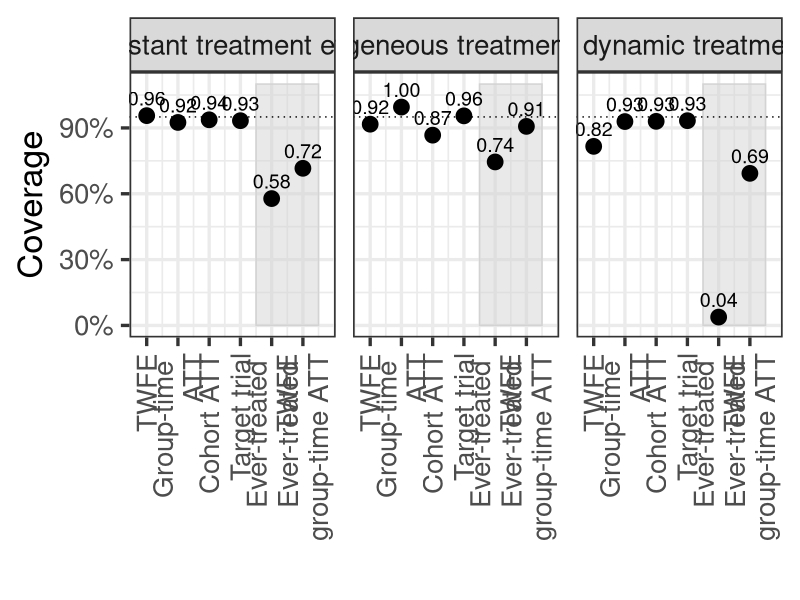
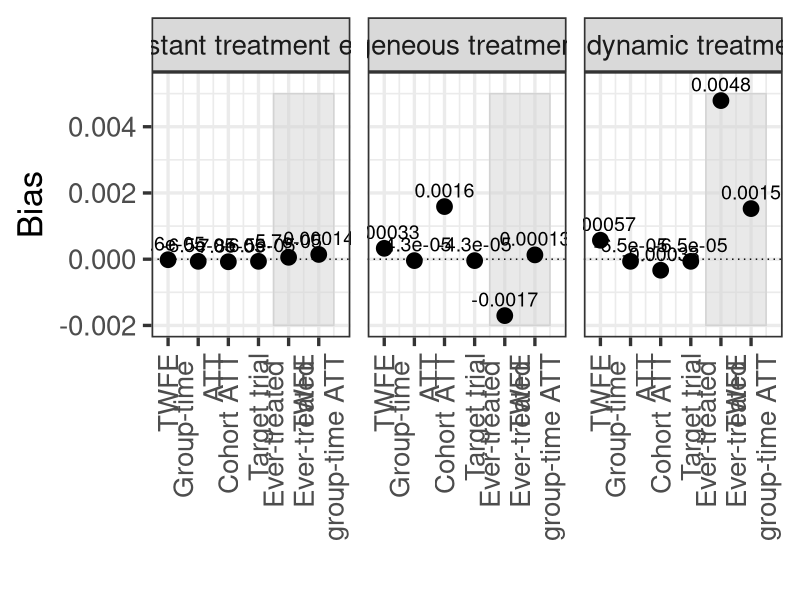
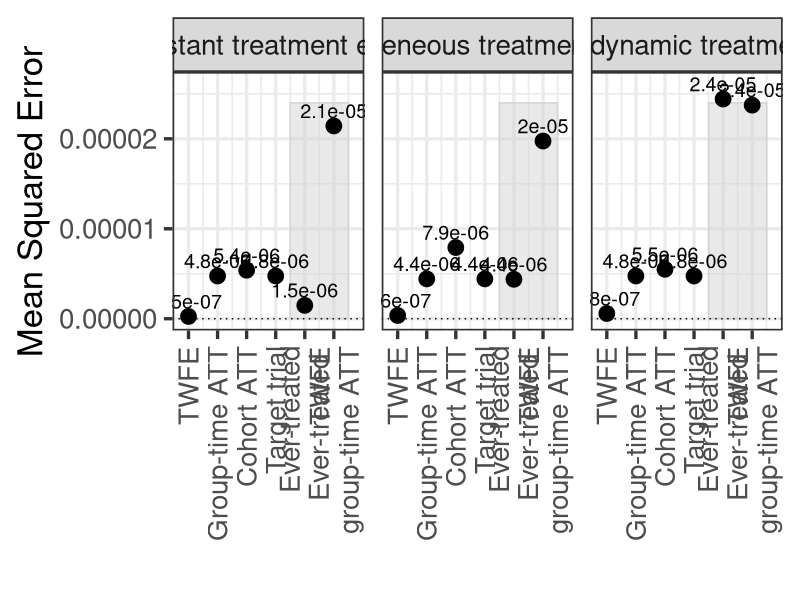
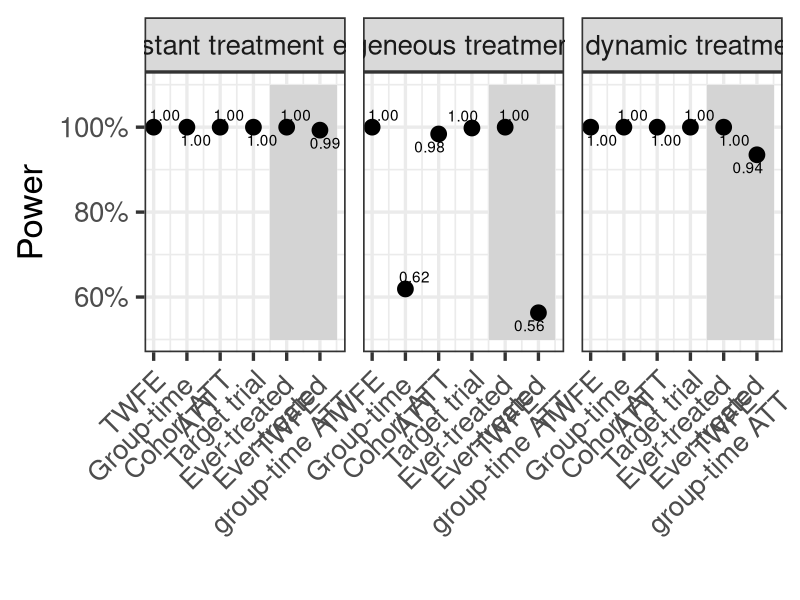
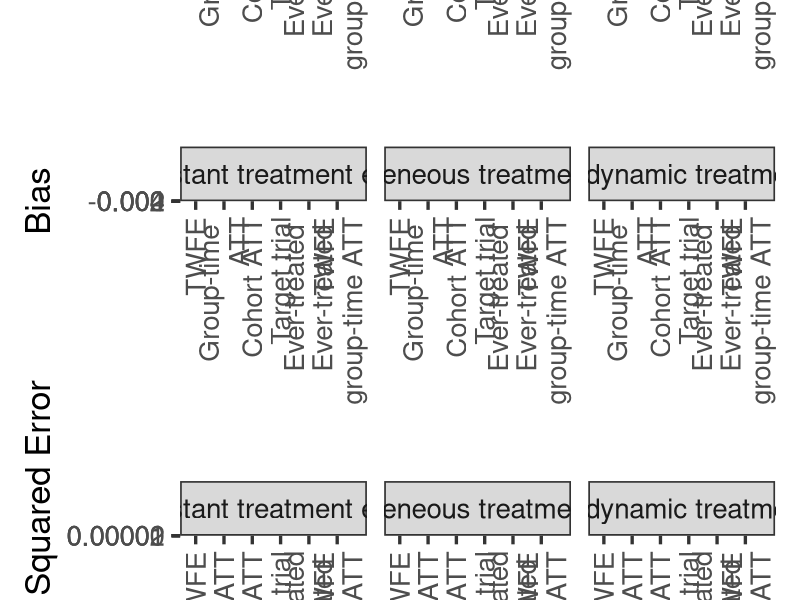
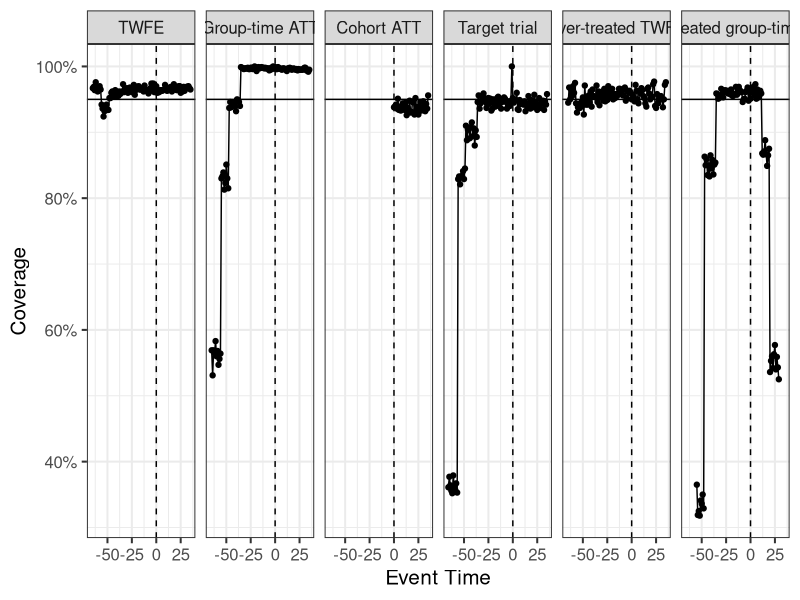
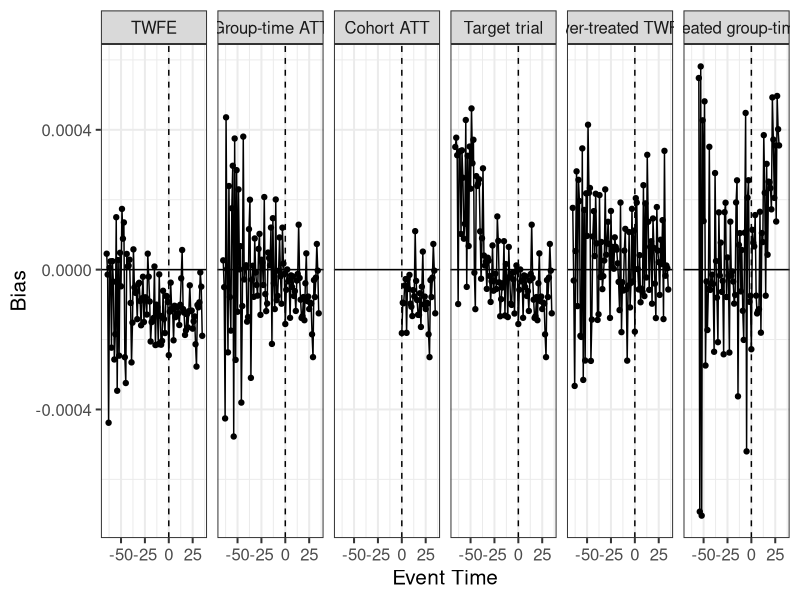
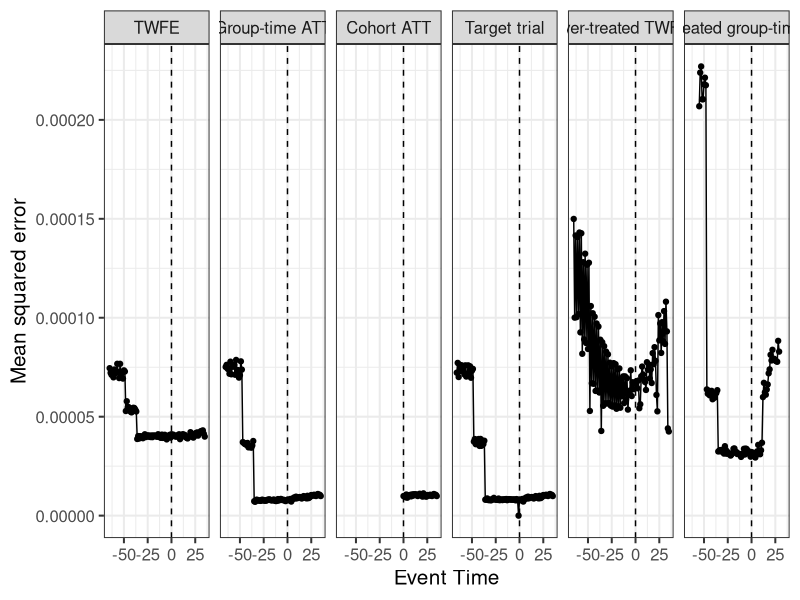

Source code (R) for these figures, in order:
library(tidyverse)
library(ggrepel)
library(magrittr)
library(forcats)
library(patchwork)
library(scales)

results_df_summary <- read_csv("./results/twfe_sim_results_summary_PTB_n1000_12062022.csv")
#results_old <- read_csv("./results/twfe_sim_results_summary_PTB_n1000_06012022.csv")

table(results_df_summary$parameter)
#CTE, many DTE and HTE

table(results_df_summary$method)
# group.time.ATT group.time.ATT.ever.adopted          stacked.regression 
# staggered.SA                        TWFE           TWFE.ever.adopted 
# target.trial

results_df_summary %<>% 
  mutate(method2 = fct_relevel(method, c("TWFE",
                                         "group.time.ATT", "staggered.SA", 
                                         "target.trial", "stacked.regression",
                                         "TWFE.ever.adopted", 
                                         "group.time.ATT.ever.adopted")),
         method3 = case_when(method == "TWFE" ~ 1, 
                             method == "group.time.ATT" ~ 2, 
                             method == "staggered.SA" ~ 3, 
                             method %in% c("target.trial", "stacked.regression") ~ 4, 
                             method ==  "TWFE.ever.adopted" ~ 5, 
                             method == "group.time.ATT.ever.adopted" ~ 6),
         method4 = case_when(method2 == "TWFE" ~ "TWFE",
                             method2 == "group.time.ATT" ~ "Group-time ATT",
                             method2 == "staggered.SA" ~ "Cohort ATT",
                             method2 == "target.trial" ~ "Target trial",
                             method2 == "stacked.regression" ~ "Target trial",
                             method2 == "TWFE.ever.adopted" ~ "Ever-treated TWFE",
                             method2 == "group.time.ATT.ever.adopted" ~ "Ever-treated group-time ATT"),
         method4 = fct_relevel(method4, c("TWFE", "Group-time ATT", "Cohort ATT",
                                          "Target trial", 
                                          "Ever-treated TWFE", "Ever-treated group-time ATT"))
         )
  
#check that the reorder worked:
table(results_df_summary$method2)
table(results_df_summary$method3)
table(results_df_summary$method4)

#start with the non-dynamic plots
results2 <- results_df_summary %>% filter(parameter %in% c("CTE","HTE","DTE.avg"))

results2 %<>% mutate(parameter2 = fct_relevel(parameter, "CTE", "HTE", "DTE.avg"))
table(results2$parameter2)

# plot results 
facet_labels <- c(CTE = "Constant treatment effect", 
                  HTE = "Heterogeneous treatment effect", 
                  DTE.avg = "Average dynamic treatment effect")


p1 <- ggplot(results2, aes(x = method3, y = coverage)) + 
  annotate(geom = "rect", xmin = 4.5, xmax = 6.5, ymin = 0.0, ymax = 1.1,
           fill = "lightgrey", colour = "lightgrey", alpha = 0.5) +
  geom_point(size=5) + #color = method
  geom_text(aes(label = format(round(coverage, 2), nmsall = 2)), position = position_nudge(y = 0.08), size = 5) + 
  theme_bw(base_size = 25) + 
  facet_wrap(~parameter2, labeller = labeller(parameter2 = facet_labels)) + 
  geom_hline(aes(yintercept=0.95), linetype=3) + 
  labs(x = "", y = "Coverage") + 
  scale_x_continuous(breaks = c(1:6), expand = expansion(mult = 0.1),
                     labels=c("TWFE", "Group-time \nATT",
                                               "Cohort ATT", "Target trial", 
                                               "Ever-treated \nTWFE",
                                               "Ever-treated \ngroup-time ATT"),
guide = guide_axis(angle = 90)) +
  theme(legend.position = "none") +
  scale_y_continuous(labels = scales::percent) 

p1
 ggsave(p1, file="../TWFE-simulation/results/twfe_sim_coverage_PTB_n1000.png", 
        width=15, height = 5, device = "png")

p2 <- ggplot(results2, aes(x= method3, y = bias))  + 
  annotate(geom = "rect", xmin = 4.5, xmax = 6.5, ymin = -0.002, ymax = 0.005,
           fill = "lightgrey", colour = "lightgrey", alpha = 0.5) +
  geom_point(size=5) +
  geom_text(aes(label = signif(bias, digits = 2)), nudge_y = 0.0005, size = 5) + 
  theme_bw(base_size = 25) + 
  facet_wrap(~parameter2, labeller = labeller(parameter2 = facet_labels)) + 
  geom_hline(aes(yintercept=0), linetype=3) + 
  labs(x="", y="Bias") + 
  scale_x_continuous(breaks = c(1:6), expand = expansion(mult = 0.1),
                     labels=c("TWFE", "Group-time \nATT",
                                               "Cohort ATT", "Target trial", 
                                               "Ever-treated \nTWFE",
                                               "Ever-treated \ngroup-time ATT"),
                     guide = guide_axis(angle = 90)) +
  theme(legend.position = "none") 

p2
 ggsave(p2, file="../TWFE-simulation/results/twfe_sim_bias_PTB_n1000.png", 
        width=15, height = 5, device = "png")

p3 <- ggplot(results2, aes(x = method3, y = MSE)) + 
  annotate(geom = "rect", xmin = 4.5, xmax = 6.5, ymin = 0, ymax = 2.4e-05,
           fill = "lightgrey", colour = "lightgrey", alpha = 0.5) +
  geom_point(size=5) + 
  geom_text(aes(label = signif(MSE, digits = 2)), nudge_y = 0.0000017, size = 5) +
  theme_bw(base_size = 25) + 
  facet_wrap(~parameter2, labeller = labeller(parameter2 = facet_labels)) + 
  geom_hline(aes(yintercept=0), linetype=3) + 
  labs(x="", y="Mean Squared Error") + 
  scale_x_continuous(breaks = c(1:6), expand = expansion(mult = 0.1),
                     labels=c("TWFE", "Group-time ATT",
                                               "Cohort ATT", "Target trial", 
                                               "Ever-treated\n TWFE",
                                               "Ever-treated \ngroup-time ATT"),
                     guide = guide_axis(angle = 90)) +
  scale_y_continuous(labels = scales::label_comma()) + 
  theme(legend.position = "none")  

p3
 ggsave(p3, file="../TWFE-simulation/results/twfe_sim_mse_PTB_n1000.png", 
        width=15, height = 5, device = "png")

p4 <- ggplot(results2, aes(x = method3, y = power)) + 
  geom_rect(aes(xmin = 4.5, xmax = 6.5, ymin = 0.5, ymax = 1.1),
            fill = "lightgrey", alpha = 0.5) +
  geom_point(size=5) + 
  geom_text_repel(aes(label = sprintf(power, fmt = '%#.2f'))) +
  theme_bw(base_size = 25) + 
  facet_wrap(~parameter2, labeller = labeller(parameter2 = facet_labels)) + 
  #geom_hline(aes(yintercept=0), linetype=3) + 
  labs(x="", y="Power") + 
  scale_x_continuous(breaks = c(1:6), labels=c("TWFE", "Group-time \nATT",
                                               "Cohort ATT", "Target trial", 
                                               "Ever-treated \nTWFE",
                                               "Ever-treated \ngroup-time ATT"),
                     guide = guide_axis(angle = 45)) +
  theme(legend.position = "none") +
  scale_y_continuous(labels = scales::percent) 
#+ scale_color_manual(values=c("#9e0142", "#66c2a5", "#4393c3", "#e34a33"))

p4
 ggsave(p4, file="../TWFE-simulation/results/twfe_sim_power_PTB_n1000.png", 
        width = 15, height = 5, device = "png")

all_1 <- p1 + p2 + p3 + plot_layout(nrow = 3)
all_1
ggsave(all_1, file="../TWFE-simulation/results/twfe_sim_all_PTB_n1000_20230306.jpeg", 
       width=18, height = 20, device = "jpeg")

results_df_summary %<>% 
  mutate(ever.adopted.est = 
           case_when(method %in% c("TWFE.ever.adopted", "group.time.ATT.ever.adopted") ~ "Ever-treated only",
                     !(method %in% c("TWFE.ever.adopted", "group.time.ATT.ever.adopted")) ~ "All states"))

# dynamic effects 
results_df_summary <- results_df_summary %>% mutate(time_pt = substr(parameter, 4, 8))
results_df_summary <- results_df_summary %>% mutate(time_pt = ifelse(parameter=="DTE.avg", "", time_pt))
results_df_summary <- results_df_summary %>% mutate(time_pt = sub("..","-",time_pt, fixed = TRUE))
results_df_summary <- results_df_summary %>% mutate(time_pt = as.numeric(sub(".","",time_pt, fixed = TRUE)))
results_df_summary <- results_df_summary %>% mutate(pre_post = as.numeric(time_pt>=0))

# coverage
results3 <- results_df_summary %>% filter(!parameter %in% c("CTE","HTE","DTE.avg"))

p41 <- ggplot(results3,
              aes(x = time_pt, y = coverage)) +
  geom_line() +
  geom_vline(xintercept = 0, lty = 2) +
  geom_point() +
  geom_hline(yintercept = 0.95) +
  labs(y = "Coverage", x = "Event Time") +
  theme_bw(base_size = 15) + 
  theme(legend.title=element_blank()) + 
  scale_y_continuous(labels = scales::percent) +
  facet_wrap(~method4, nrow = 1)

p41
ggsave(p41, file="../TWFE-simulation/results/dyn_coverage_n1000.png", 
       width=15,height = 3.5, device = png)

p51 <- ggplot(results3,
              aes(x = time_pt, y = bias)) +
  geom_line() +
  geom_point() +
  geom_vline(xintercept = 0, lty = 2) +
  geom_hline(yintercept = 0) +
  labs(y = "Bias", x = "Event Time") +
  theme_bw(base_size = 15) + 
  theme(legend.title=element_blank()) + 
  facet_wrap(~method4, nrow = 1) +
  scale_y_continuous(labels = scales::label_comma()) 

p51
#ggsave(p51, file="../TWFE-simulation/results/twfe_sim_bias3_PTB.pdf", width=10)
ggsave(p51, file="../TWFE-simulation/results/dyn_bias_n1000_PTB.png", 
       width=15,height = 3.5, device = png)

p61 <- ggplot(results3,
              aes(x = time_pt, y = MSE)) +
  geom_line() +
  geom_point() +
  geom_vline(xintercept = 0, lty = 2) +
  labs(y = "Mean squared error", x = "Event Time") +
  theme_bw(base_size = 15)  + 
  theme(legend.title=element_blank()) + 
  facet_wrap(~method4, nrow = 1) 

p61

ggsave(p61, file="../TWFE-simulation/results/dyn_mse_n1000_PTB.png", 
       width=15,height = 3.5, device = png)

#power 

p71 <- ggplot(results3,
              aes(x = time_pt, y = power)) +
  geom_line() +
  geom_point() +
  labs(y = "Power", x = "Event Time") +
  theme_bw(base_size = 15) + 
  scale_y_continuous(labels = scales::percent) +
  scale_x_continuous(limits = c(0, NA)) +
  theme(legend.title = element_blank()) + 
  facet_wrap(~method4, nrow = 1)

p71

ggsave(p71, file="../TWFE-simulation/results/dyn_power_n1000_PTB.png", 
       width=15, height = 3.5, device = png)

dyn_all <- p41 + p51 + p61 + plot_layout(nrow = 3, guides = "collect")

dyn_all

ggsave(dyn_all, file="../TWFE-simulation/results/dyn_all_n1000_PTB.png", 
       width=18, height = 15, device = png)
